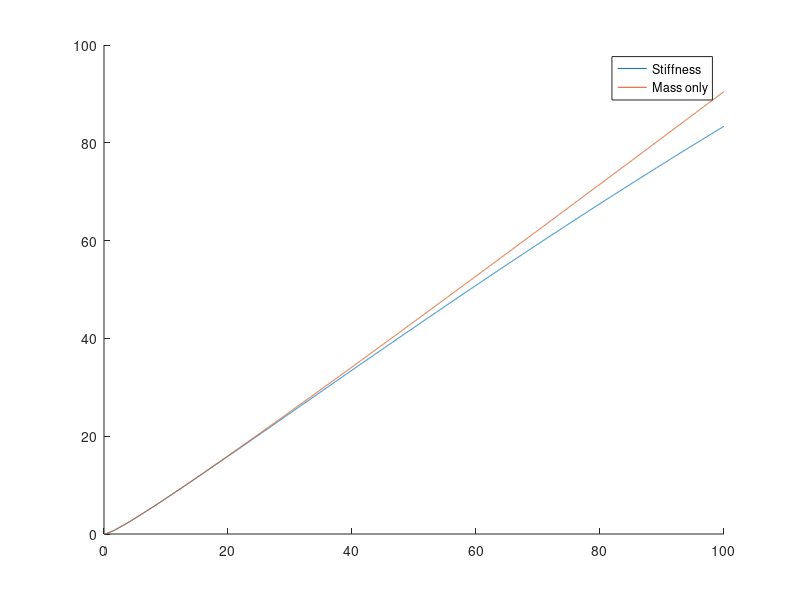

Source code (MATLAB):
%% Droplet impact on a cantilever: small_stiff.m
% 
% This script deals with the distinguised limit where there is a small
% amount of stiffness, characterised by delta, which is larger than the
% square root of the mass ratio alpha but still much smaller than 1. It
% plots the first order correction to the cantilever displacement s_0(t) to
% the case where there is no stiffness. 

%%
% Solution for cantilever displacement and its derivatives
delta = 1e-3; % Stiffness constant

% Homogeneous solution with no damping
s0 = @(t) 0.5 + t - 0.5 * sqrt(1 + 4 * t); 
sdot0 = @(t) 1 - 1 ./ sqrt(1 + 4 * t);
sddot0 = @(t) 2 * (1 + 4 * t).^(-3/2);


s = @(t) s0(t) - (delta / 120) ...
    * ((1 + 10 * t + 30 * t.^2 + 20 * t.^3) ./ sqrt(1 + 4 * t) ...
        - (1 + 4 * t).^2);
sdot = @(t) sdot0(t) - (delta / 15) ...
    * ((1 + 10 * t + 30 * t.^2 + 25 * t.^3) ./ (1 + 4 * t).^(3/2) ...
        - (1 + 4 * t));
sddot = @(t) sddot0(t) - (delta / 15) ...
    * ((4 + 40 * t + 135 * t.^2 + 150 * t.^3) ./ (1 + 4 * t).^(5/2) - 4);

%%
% Creating plots for a specific time array using the function
% plotting_cantilever
tvals = 0.01:0.01:100;

close all
figure;
hold on
plot(tvals, s(tvals))
plot(tvals, s0(tvals));
hold off
legend("Stiffness", "Mass only");
% plotting_cantilever(tvals, s(tvals), sdot(tvals), sddot(tvals));

